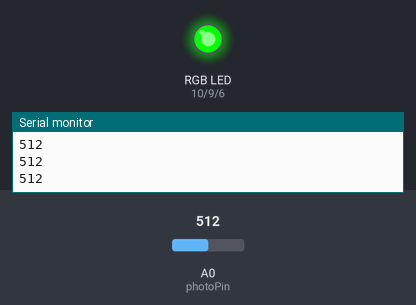
Bench run of a program on a simulated Arduino Uno, built with avr-gcc and run on an emulated ATmega328P. Parts: an RGB LED mixed from three pins (HIGH = lit), the last lines printed to the serial monitor. The inputs (shaded band) are chosen by the test bench; at power-on: A0 (photoPin) = 512.

Above: at 1.3 s.
1.4 s: A0 (photoPin) set to 788
2.9 s: A0 (photoPin) set to 809
At 4.0 s:
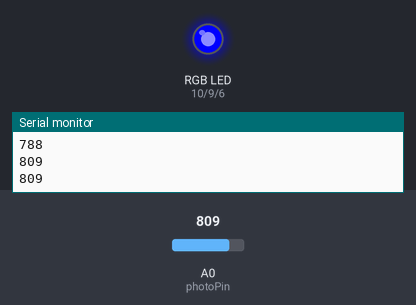
4.5 s: A0 (photoPin) set to 190
At 5.2 s:
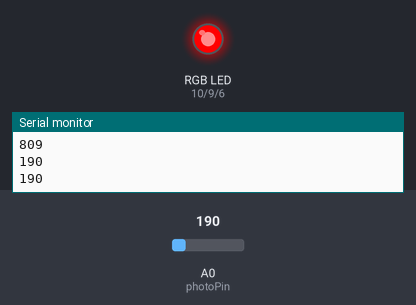
6.0 s: A0 (photoPin) set to 218
At 6.4 s:
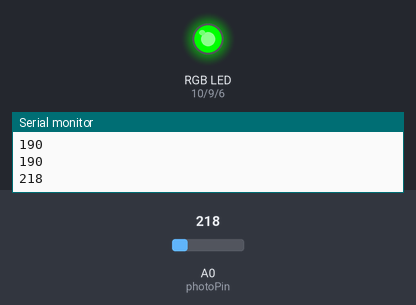
7.5 s: A0 (photoPin) set to 122
At 8.8 s:
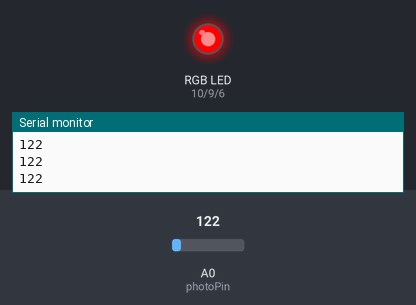
Timing chart, 0 to 10.0 s (numbered marks = the images above; inputs shaded):
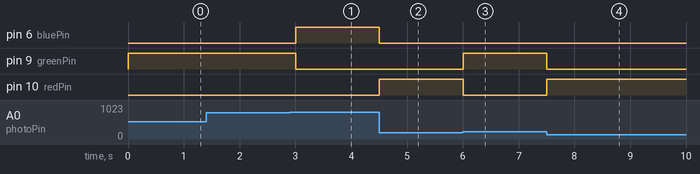

The program:

main.cpp
```cpp
#include <Arduino.h>
#include <LiquidCrystal.h>

// RGB LED pins
const int redPin = 10;
const int greenPin = 9;
const int bluePin = 6;

// Photocell pin
const int photoPin = A0;

int lightLevel = 0; // stores analog reading

// Thresholds
const int lowThreshold = 200;
const int highThreshold = 800;

void setup() {
  pinMode(redPin, OUTPUT);
  pinMode(greenPin, OUTPUT);
  pinMode(bluePin, OUTPUT);

  pinMode(photoPin, INPUT);

  Serial.begin(9600); // for debugging
}

void loop() {
  // Read the light level
  lightLevel = analogRead(photoPin);
  Serial.println(lightLevel);

  // Reset all LEDs
  digitalWrite(redPin, LOW);
  digitalWrite(greenPin, LOW);
  digitalWrite(bluePin, LOW);

  // Check the light level and turn on the corresponding LED
  if (lightLevel < lowThreshold) {
    digitalWrite(redPin, HIGH); // LOW light
  }
  else if (lightLevel >= lowThreshold && lightLevel <= highThreshold) {
    digitalWrite(greenPin, HIGH); // NORMAL light
  }
  else {
    digitalWrite(bluePin, HIGH); // HIGH light
  }

  delay(500); // update twice per second
}
```

Measured:
- the behaviour switches between 800 and 801 on A0 (photoPin) (found by bisection; images 0 and 1)
- the behaviour switches between 199 and 200 on A0 (photoPin) (found by bisection; images 2 and 3)
- after the input at 2.9 s, pin 6 (bluePin): LOW → HIGH after 0.10 s; pin 9 (greenPin): HIGH → LOW after 0.10 s
- after the input at 4.5 s, pin 6 (bluePin): HIGH → LOW at once; pin 10 (redPin): LOW → HIGH at once
- after the input at 6.0 s, pin 9 (greenPin): LOW → HIGH at once; pin 10 (redPin): HIGH → LOW at once
- after the input at 7.5 s, pin 9 (greenPin): HIGH → LOW at once; pin 10 (redPin): LOW → HIGH at once
